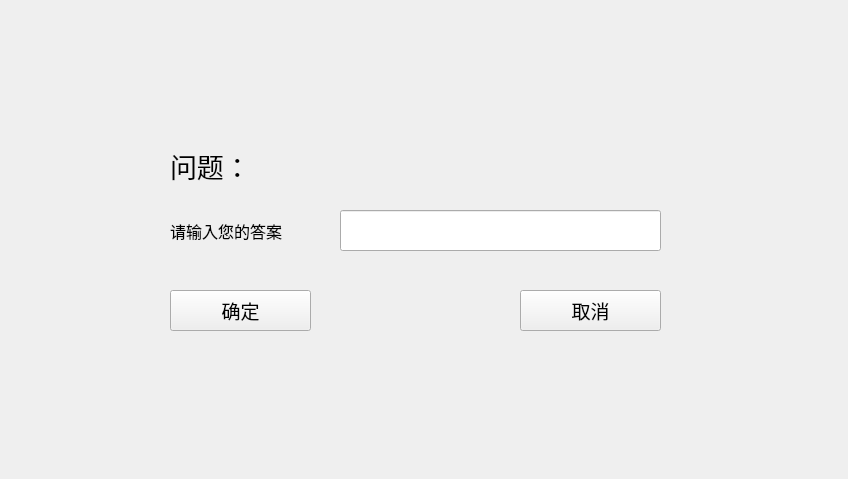
<?xml version="1.0" encoding="UTF-8"?>
<ui version="4.0">
 <class>Form</class>
 <widget class="QWidget" name="Form">
  <property name="geometry">
   <rect>
    <x>0</x>
    <y>0</y>
    <width>848</width>
    <height>479</height>
   </rect>
  </property>
  <property name="windowTitle">
   <string>Form</string>
  </property>
  <widget class="QLabel" name="wenti">
   <property name="geometry">
    <rect>
     <x>320</x>
     <y>130</y>
     <width>381</width>
     <height>71</height>
    </rect>
   </property>
   <property name="font">
    <font>
     <family>Adobe Arabic</family>
     <pointsize>20</pointsize>
    </font>
   </property>
   <property name="text">
    <string/>
   </property>
  </widget>
  <widget class="QLabel" name="label_2">
   <property name="geometry">
    <rect>
     <x>170</x>
     <y>200</y>
     <width>171</width>
     <height>61</height>
    </rect>
   </property>
   <property name="font">
    <font>
     <family>Adobe Arabic</family>
     <pointsize>12</pointsize>
    </font>
   </property>
   <property name="text">
    <string>请输入您的答案</string>
   </property>
  </widget>
  <widget class="QPushButton" name="pb1">
   <property name="geometry">
    <rect>
     <x>170</x>
     <y>290</y>
     <width>141</width>
     <height>41</height>
    </rect>
   </property>
   <property name="font">
    <font>
     <family>Adobe Arabic</family>
     <pointsize>14</pointsize>
    </font>
   </property>
   <property name="text">
    <string>确定</string>
   </property>
  </widget>
  <widget class="QPushButton" name="pb2">
   <property name="geometry">
    <rect>
     <x>520</x>
     <y>290</y>
     <width>141</width>
     <height>41</height>
    </rect>
   </property>
   <property name="font">
    <font>
     <family>Adobe Arabic</family>
     <pointsize>14</pointsize>
    </font>
   </property>
   <property name="text">
    <string>取消</string>
   </property>
  </widget>
  <widget class="QLineEdit" name="answer">
   <property name="geometry">
    <rect>
     <x>340</x>
     <y>210</y>
     <width>321</width>
     <height>41</height>
    </rect>
   </property>
  </widget>
  <widget class="QLabel" name="label_3">
   <property name="geometry">
    <rect>
     <x>170</x>
     <y>130</y>
     <width>121</width>
     <height>71</height>
    </rect>
   </property>
   <property name="font">
    <font>
     <family>Adobe Arabic</family>
     <pointsize>20</pointsize>
    </font>
   </property>
   <property name="text">
    <string>问题：</string>
   </property>
  </widget>
 </widget>
 <resources/>
 <connections/>
</ui>
